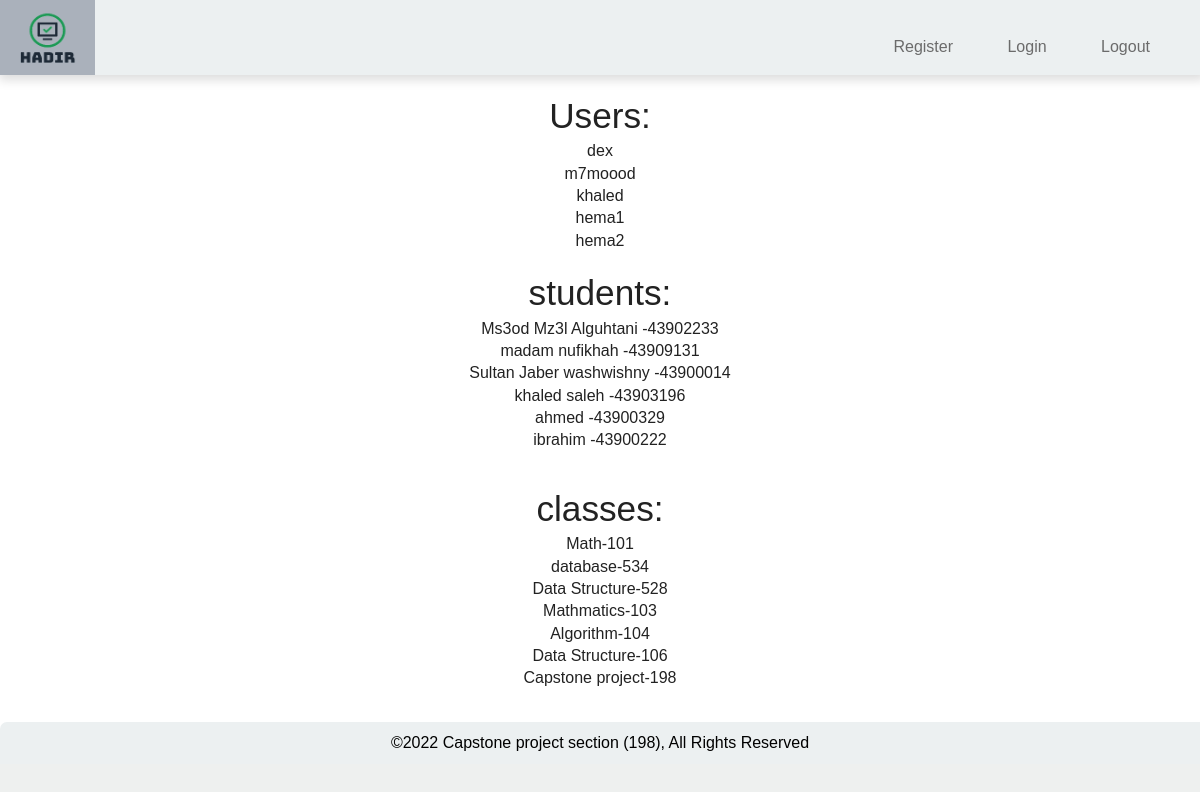
Screenshot of /Hadir/detail (signed in) with the database file from the repository.
### HadirApp/models.py (models this page shows, shortened)
class Student(models.Model):
    name = models.CharField(max_length=60)
    student_id = models.CharField(
        primary_key=True, max_length=8, validators=[RegexValidator(r'^(4)(\d{7})$')])
    student_absence = models.IntegerField(default=0)
    reg_date = models.DateTimeField('date registered',  auto_now_add=True)
    classes = models.ManyToManyField(Class)
    precense = models.BooleanField(default=False)

class Class(models.Model):
    instructor = models.ForeignKey(User, null=True, on_delete=models.SET_NULL)
    class_id = models.CharField(primary_key=True, max_length=3, validators=[
                                RegexValidator(r'\d{3}')])
    class_name = models.CharField(max_length=50)
    classImgs = models.FileField(max_length=300, null=True)
    def __str__(self):
        return (f'{self.class_name}-{self.class_id}')

### HadirApp/views.py (the view)
# urls.py: path('Hadir/detail', views.detail, name="detail"),
@login_required(login_url='./login')
def detail(request):
    users = User.objects.all()
    students = Student.objects.all()
    classes = Class.objects.all()
    context = {'users': users, 'students': students, 'classes': classes}
    return render(request, 'HadirApp/detail.html', context)

### HadirApp/templates/HadirApp/detail.html (shortened to what this page needs)
{% extends 'HadirApp/base.html' %}
{% block main_content %}
{% if users %}
<h1>Users:</h1>
{% for user in users %}
<p>{{user.username}}</p>
{% endfor %}
{% endif %}
<br>
{% if students %}
<h1>students:</h1>
{% for student in students %}
<p>{{student.name}} -{{student.student_id}}</p>
{% endfor %}
{% endif %}
<br>
<br>
{% if classes %}
<h1>classes:</h1>
{% for class in classes %}
<p>{{class}}</p>
{% endfor %}
{% endif %}
<br>
{% endblock %}

### HadirApp/templates/HadirApp/base.html (shortened to what this page needs)
{% load static %}
<!DOCTYPE html>
<html lang="en">
<head>
    <link rel="stylesheet" href="{% static 'Hadir/main.css' %}">
    <link rel="stylesheet" href="{% static 'Hadir/log-reg-style.css' %}">
    <link rel="stylesheet" href="{% static 'Hadir/main.css' %}">
    <link rel="stylesheet" href="{% static 'Hadir/class.css' %}">
    <link rel="stylesheet" href="{% static 'Hadir/attendance.css' %}">
</head>
<body>
    <div class="page-wrapper">
        <div class="nav-wrapper">
            <nav class="navbar">
                <a href="/Hadir/"><img src="{% static '/Hadir/media/logo.png' %}"></a>
                <ul class="nav no-search">
                    <a class="nav-item" href="/Hadir/register">Register</a>
                    <a class="nav-item" href="/Hadir/login">Login</a>
                    <a class="nav-item" href="/Hadir/logout">Logout</a>
                </ul>
            </nav>
            <br>
            {% block main_content %}
            {% endblock %}
            <br>
            <footer>
                <p> ©2022
                    Capstone project section (198), All Rights Reserved
                </p>
            </footer>
</body>

### HadirApp/static/Hadir/main.css (style rules this page uses)
* { margin: 0; padding: 0; box-sizing: border-box; font-family: 'Lato', 'Arial', sans-serif; scroll-behavior: smooth; }
body { background-color: #f1f1f1; }
h1, p { text-align: center; line-height: 1.4; }
h1 { font-size: 2.2rem; }
.page-wrapper { width: 100%; height: auto; }
.nav-wrapper { width: 100%; position: -webkit-sticky; position: sticky; top: 0; background-color: #fff; }
.navbar { display: grid; grid-template-columns: 1fr 3fr; align-items: center; height: 75px; overflow: hidden; background: #ECF0F1; cursor: pointer; box-shadow: 2px 2px 10px 3px #ddd; }
.navbar img { height: 90px; width: 95px; background: rgba(17, 31, 62, 0.3) }
.navbar ul { list-style: none; position: relative; right: 50px; justify-self: end; }
.nav-item { padding-left: 50px; color: #6b6b6b; font-weight: 400; text-decoration: none; }
.no-search { transform: translate(0); transition: transform 0.7s ease-in-out; }
footer { width: 100%; left: 0; bottom: 0; display: flex; justify-content: center; align-items: center; margin: auto; padding: 10px 0 10px 0; font-family: Arial, Helvetica, sans-serif; background-color: #ECF0F1; border-top-left-radius: 7px; }
footer p { margin: 0 3px; font-size: 16px; font-weight: 400; }

### HadirApp/static/Hadir/log-reg-style.css (style rules this page uses)
html { scroll-behavior: smooth; height: 100%; background-image: url('https://images.unsplash.com/photo-1435224668334-0f82ec57b605?ixlib=rb-1.2.1&ixid=MnwxMjA3fDB8MHxwaG90by1yZWxhdGVkfDd8fHxlbnwwfHx8fA%3D%3D&w=1000&q=80'); background-position: center; background-repeat: no-repeat; background-size: cover; }
footer { width: 100%; left: 0; bottom: 0; display: flex; justify-content: center; align-items: center; margin: auto; padding: 10px 0 10px 0; font-family: Arial, Helvetica, sans-serif; background-color: #ECF0F1; border-top-left-radius: 7px; }
footer p { color: black; }

### HadirApp/static/Hadir/class.css (style rules this page uses)
html { scroll-behavior: smooth; height: 100%; background: #eef0ef; background-position: center; background-repeat: no-repeat; background-size: cover; }

### HadirApp/static/Hadir/attendance.css (style rules this page uses)
body { background-color: #b6b4b4; font-family: Helvetica, sans-serif; color: #222; scroll-behavior: smooth; }
* { margin: 0; padding: 0; border: 0; font-size: 100%; font: inherit; vertical-align: baseline; box-sizing: content-box; }
body { line-height: 1; }
ol, ul { list-style: none; }

### rows the page displays
Student: name "Ms3od Mz3l Alguhtani", student_id "43902233"
Student: name "madam nufikhah", student_id "43909131"
Student: name "Sultan Jaber washwishny", student_id "43900014"
Student: name "khaled saleh", student_id "43903196"
Student: name "ahmed", student_id "43900329"
Student: name "ibrahim", student_id "43900222"
Class: class_name+class_id "Math-101"
Class: class_name+class_id "database-534"
Class: class_name+class_id "Data Structure-528"
Class: class_name+class_id "Mathmatics-103"
Class: class_name+class_id "Algorithm-104"
Class: class_name+class_id "Data Structure-106"
Class: class_name+class_id "Capstone project-198"

### other values shown
{{ user.username }} "dex"
{{ user.username }} "m7moood"
{{ user.username }} "khaled"
{{ user.username }} "hema1"
{{ user.username }} "hema2"
